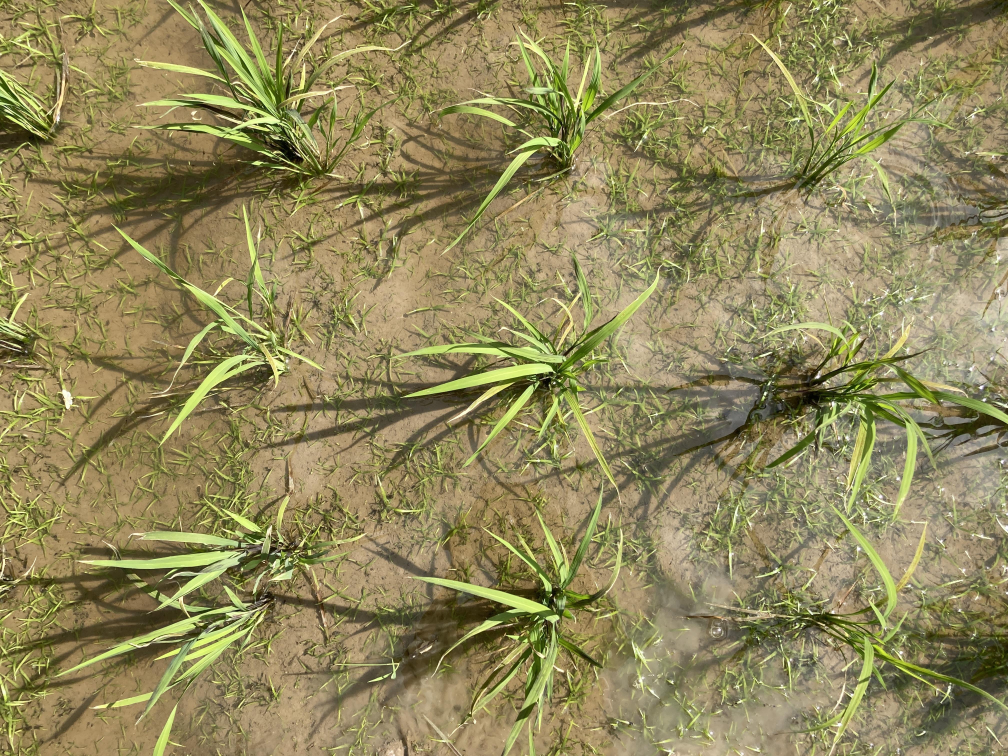
#> input picture Crop_Dataset/images/IMG_3897_JPG_jpg.rf.b1866ceef68cb91e551a84f732795207.jpg, 4032 x 3024 px, found by its file name (shown at 1/4 size)
$ python hsv_scale.py
#> lines starting #> are read from the running program, lines starting #| are printed output that depends on the picture; after the words box and inside, x2 and y2 are one past the last pixel; in counts of white or black regions, pixels touching at a corner belong together
import cv2
import numpy as np

# A required callback method that goes into the trackbar function.
def nothing(x):
    pass

# Load the image from file
img = cv2.imread('Crop_Dataset/images/IMG_3897_JPG_jpg.rf.b1866ceef68cb91e551a84f732795207.jpg')
#> img is the input picture: shape (3024, 4032, 3); mean B, G, R 90, 135.5, 144.4

# Resize the image to fit the screen if needed
img = cv2.resize(img, (1280, 720))
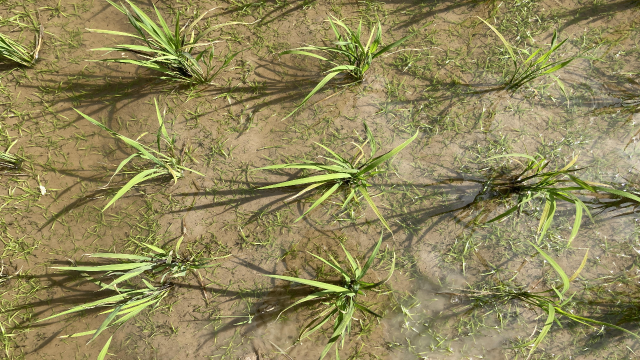
#> img: shape (720, 1280, 3) (shown at 1/2 size); mean B, G, R 90, 135.4, 144.3

# Create a window named trackbars.
cv2.namedWindow("Trackbars")

# Now create 6 trackbars that will control the lower and upper range of
# H,S and V channels. The Arguments are like this: Name of trackbar,
# window name, range,callback function. For Hue the range is 0-179 and
# for S,V its 0-255.
cv2.createTrackbar("L - H", "Trackbars", 0, 179, nothing)
#> slider 'L - H' is set to 35
cv2.createTrackbar("L - S", "Trackbars", 0, 255, nothing)
#> slider 'L - S' is set to 51
cv2.createTrackbar("L - V", "Trackbars", 0, 255, nothing)
#> slider 'L - V' is set to 51
cv2.createTrackbar("U - H", "Trackbars", 179, 179, nothing)
cv2.createTrackbar("U - S", "Trackbars", 255, 255, nothing)
cv2.createTrackbar("U - V", "Trackbars", 255, 255, nothing)

# Convert the BGR image to HSV image.
hsv = cv2.cvtColor(img, cv2.COLOR_BGR2HSV)
#> hsv: shape (720, 1280, 3); mean H, S, V 24.9, 103.8, 146.3

while True:

    # Get the new values of the trackbar in real time as the user changes
    # them
    l_h = cv2.getTrackbarPos("L - H", "Trackbars")
    l_s = cv2.getTrackbarPos("L - S", "Trackbars")
    l_v = cv2.getTrackbarPos("L - V", "Trackbars")
    u_h = cv2.getTrackbarPos("U - H", "Trackbars")
    u_s = cv2.getTrackbarPos("U - S", "Trackbars")
    u_v = cv2.getTrackbarPos("U - V", "Trackbars")

    # Set the lower and upper HSV range according to the value selected
    # by the trackbar
    lower_range = np.array([l_h, l_s, l_v])
    upper_range = np.array([u_h, u_s, u_v])

    # Filter the image and get the binary mask, where white represents
    # your target color
    mask = cv2.inRange(hsv, lower_range, upper_range)
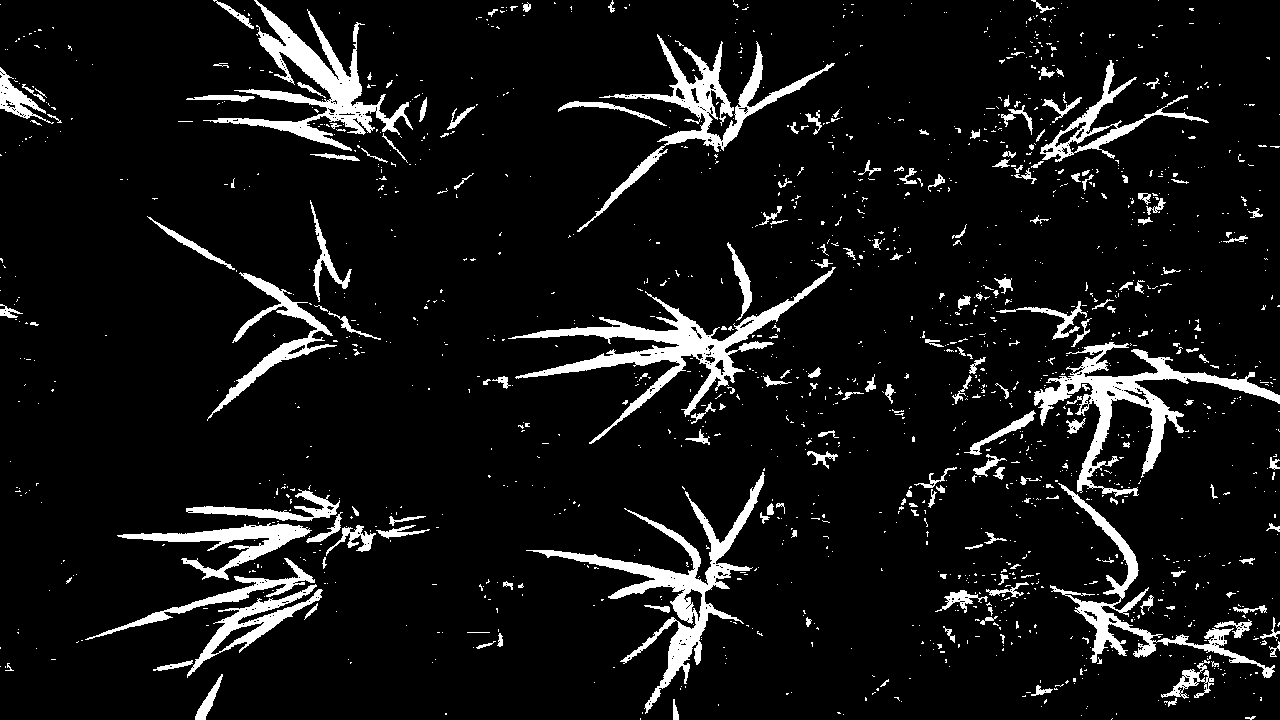
#> mask: shape (720, 1280); 8.2% white; 1586 white regions (1378 under 20 px), largest, box (x1, y1, x2, y2) and area: (508, 267, 836, 444) 7746, (526, 472, 765, 714) 7321, (1034, 342, 1280, 497) 7146

    # You can also visualize the real part of the target color (Optional)
    res = cv2.bitwise_and(img, img, mask=mask)
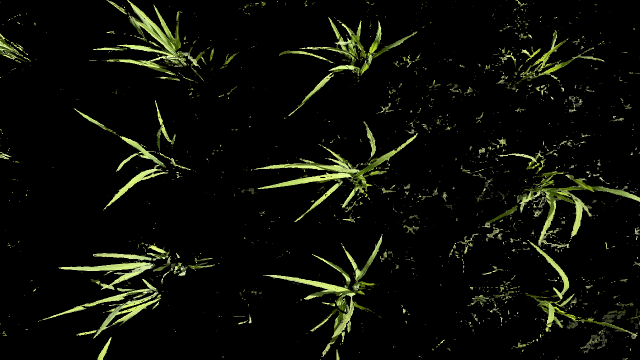
#> res: shape (720, 1280, 3) (shown at 1/2 size); mean B, G, R 7.2, 13.6, 12.2

    # Converting the binary mask to 3 channel image, this is just so
    # we can stack it with the others
    mask_3 = cv2.cvtColor(mask, cv2.COLOR_GRAY2BGR)

    # stack the mask, orginal frame and the filtered result
    stacked = np.hstack((mask_3,img,res))
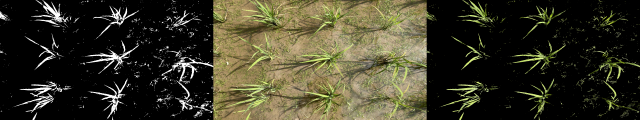
#> stacked: shape (720, 3840, 3) (shown at 1/6 size); mean B, G, R 39.4, 56.7, 59.1

    # Show this stacked frame at 40% of the size.
    cv2.imshow('Trackbars',cv2.resize(stacked,None,fx=0.4,fy=0.4))
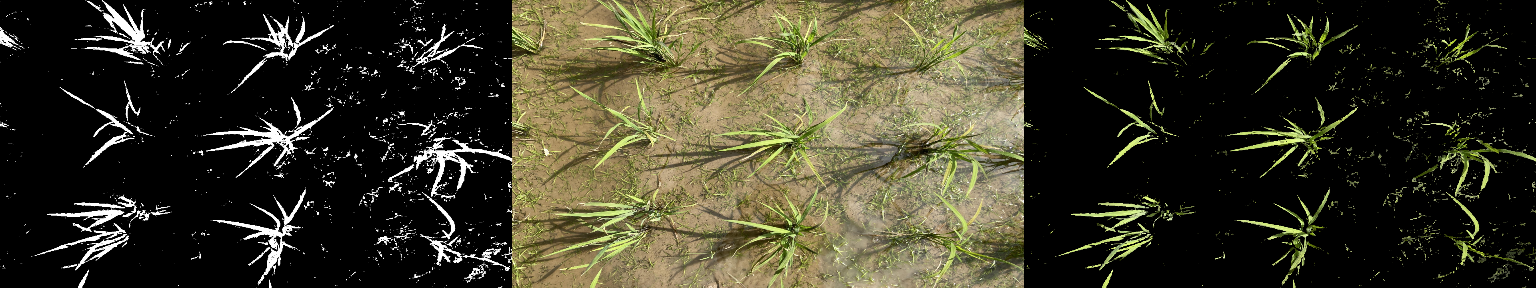
#> window 'Trackbars': shape (288, 1536, 3); mean B, G, R 39.3, 56.6, 59.1

    # If the user presses ESC then exit the program
    key = cv2.waitKey(1)
#> (key Esc is pressed here)
    if key == 27:
        break

    # If the user presses `s` then print this array.
    if key == ord('s'):

        thearray = [[l_h,l_s,l_v],[u_h, u_s, u_v]]
        print(thearray)

        # Also save this array as hsv_value.npy
        np.save('hsv_value',thearray)
        break

# Destroy the windows.
cv2.destroyAllWindows()

$ run again, with Crop_Dataset/images/IMG_3638_JPG_jpg.rf.de5974c2185d7648ae20fc520b953bcf.jpg copied over Crop_Dataset/images/IMG_3897_JPG_jpg.rf.b1866ceef68cb91e551a84f732795207.jpg
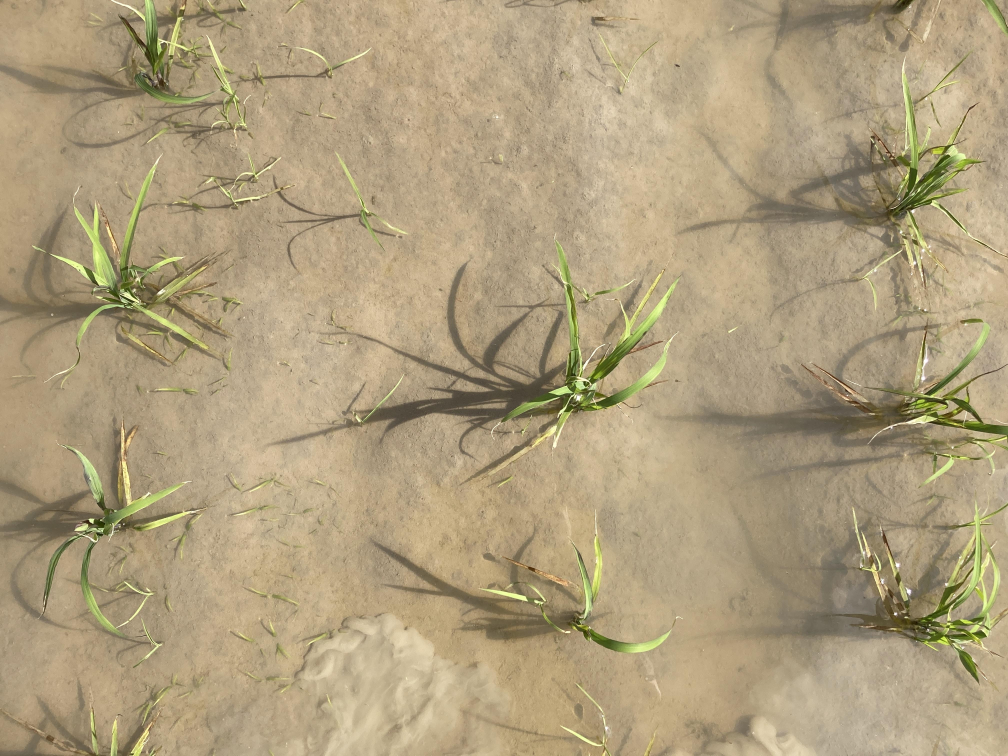
#> input picture Crop_Dataset/images/IMG_3638_JPG_jpg.rf.de5974c2185d7648ae20fc520b953bcf.jpg, 4032 x 3024 px, found by its file name (shown at 1/4 size)
#> img is the input picture: shape (3024, 4032, 3); mean B, G, R 125.5, 158.6, 175
#> img: shape (720, 1280, 3)
#> hsv: shape (720, 1280, 3); mean H, S, V 19.9, 73.7, 175.3
#> `mask = cv2.inRange(hsv, lower_range, upper_range)`:
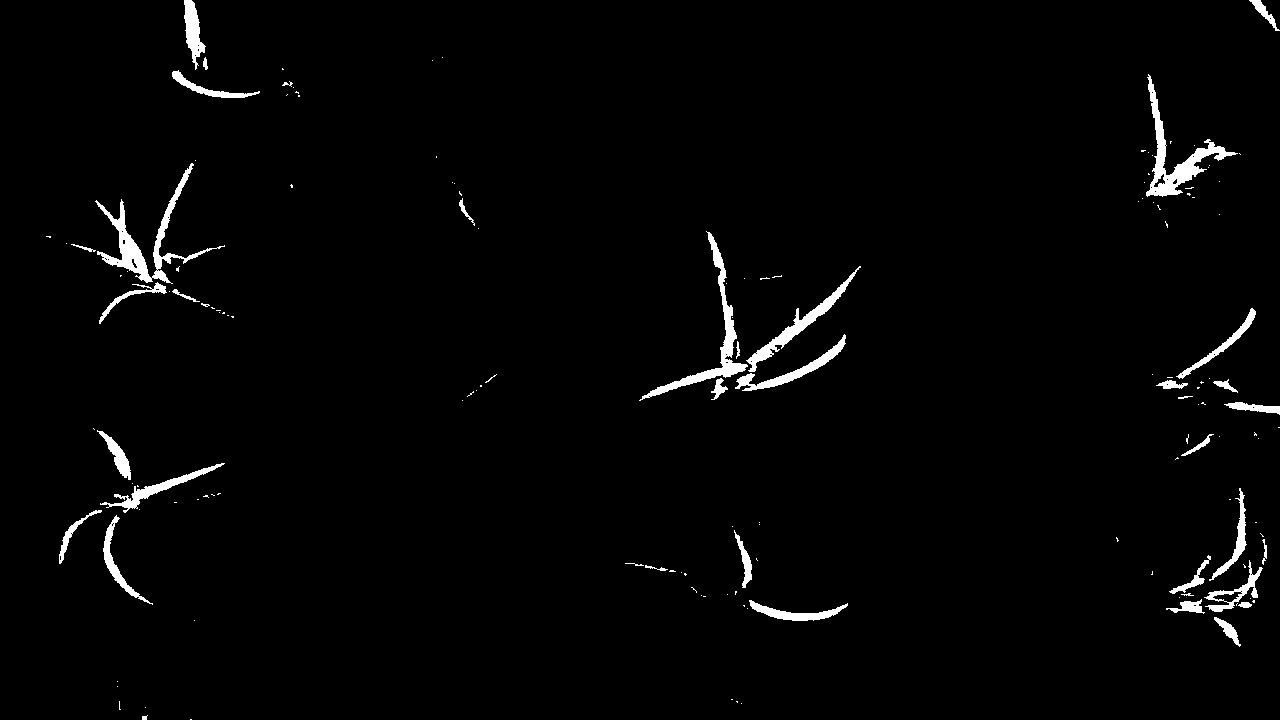
#> mask: shape (720, 1280); 2% white; 151 white regions (112 under 20 px), largest, box (x1, y1, x2, y2) and area: (95, 163, 225, 284) 2335, (1146, 74, 1238, 197) 2122, (639, 231, 748, 401) 1884
#> `cv2.imshow('Trackbars',cv2.resize(stacked,None,fx=0.4,fy=0.4))`:
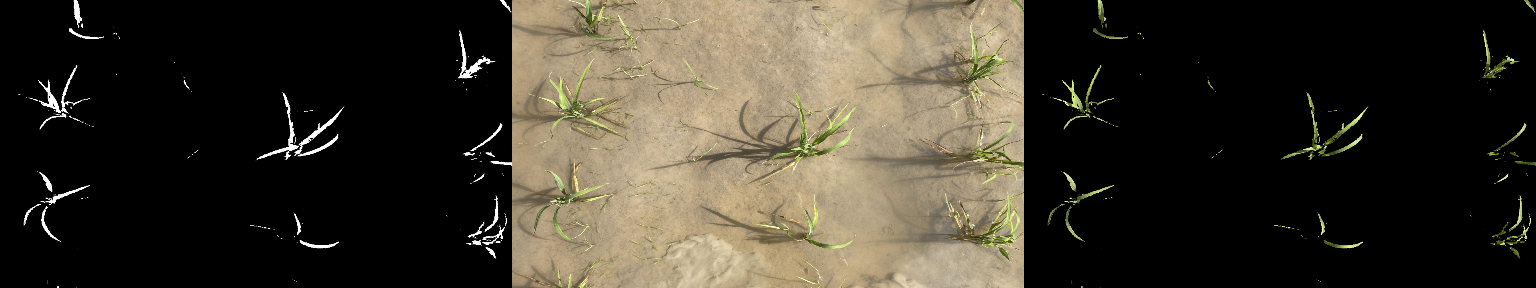
#> window 'Trackbars': shape (288, 1536, 3); mean B, G, R 44.1, 55.6, 61

$ run again, with Crop_Dataset/images/IMG_3653_JPG_jpg.rf.1b5142639966296e26fb12e778d960f4.jpg copied over Crop_Dataset/images/IMG_3897_JPG_jpg.rf.b1866ceef68cb91e551a84f732795207.jpg
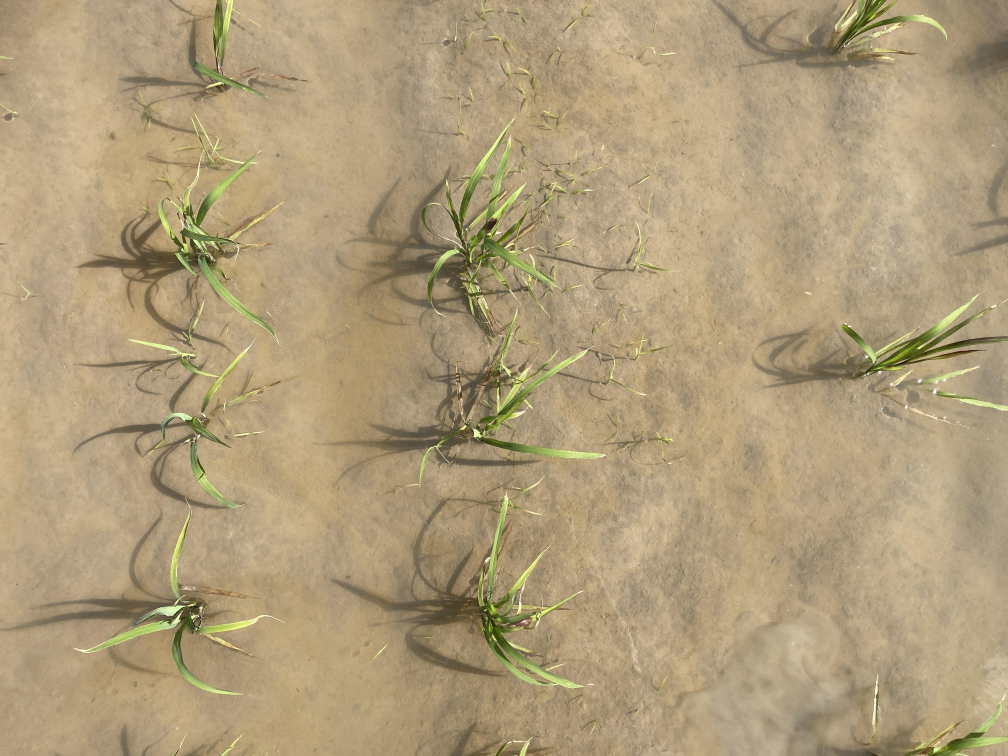
#> input picture Crop_Dataset/images/IMG_3653_JPG_jpg.rf.1b5142639966296e26fb12e778d960f4.jpg, 4032 x 3024 px, found by its file name (shown at 1/4 size)
#> img is the input picture: shape (3024, 4032, 3); mean B, G, R 122.4, 157.1, 175.8
#> img: shape (720, 1280, 3)
#> hsv: shape (720, 1280, 3); mean H, S, V 19.4, 78.8, 176.1
#> `mask = cv2.inRange(hsv, lower_range, upper_range)`:
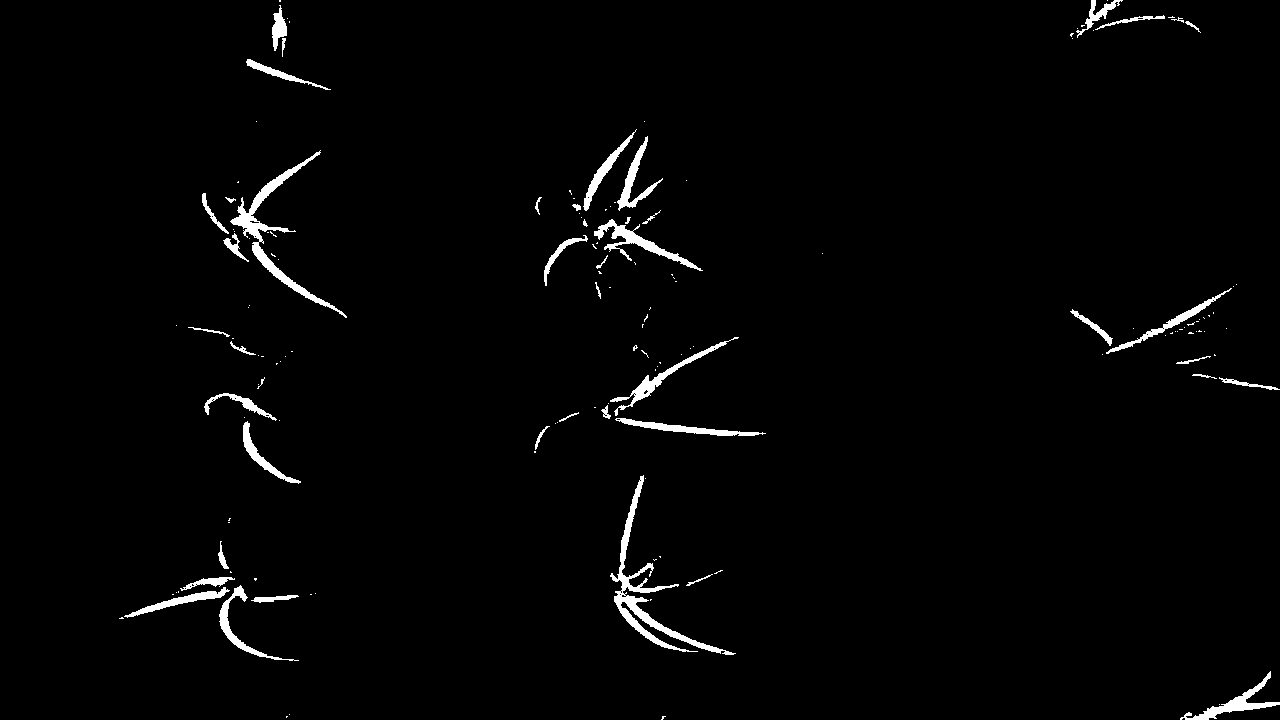
#> mask: shape (720, 1280); 1.8% white; 152 white regions (107 under 20 px), largest, box (x1, y1, x2, y2) and area: (610, 475, 736, 655) 2484, (230, 150, 347, 318) 2038, (594, 219, 703, 271) 1056
#> `cv2.imshow('Trackbars',cv2.resize(stacked,None,fx=0.4,fy=0.4))`:
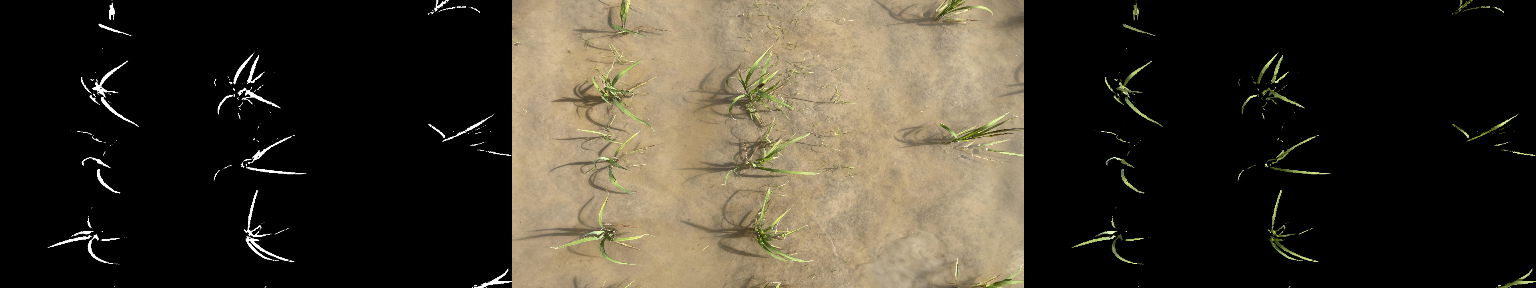
#> window 'Trackbars': shape (288, 1536, 3); mean B, G, R 42.8, 54.8, 61
